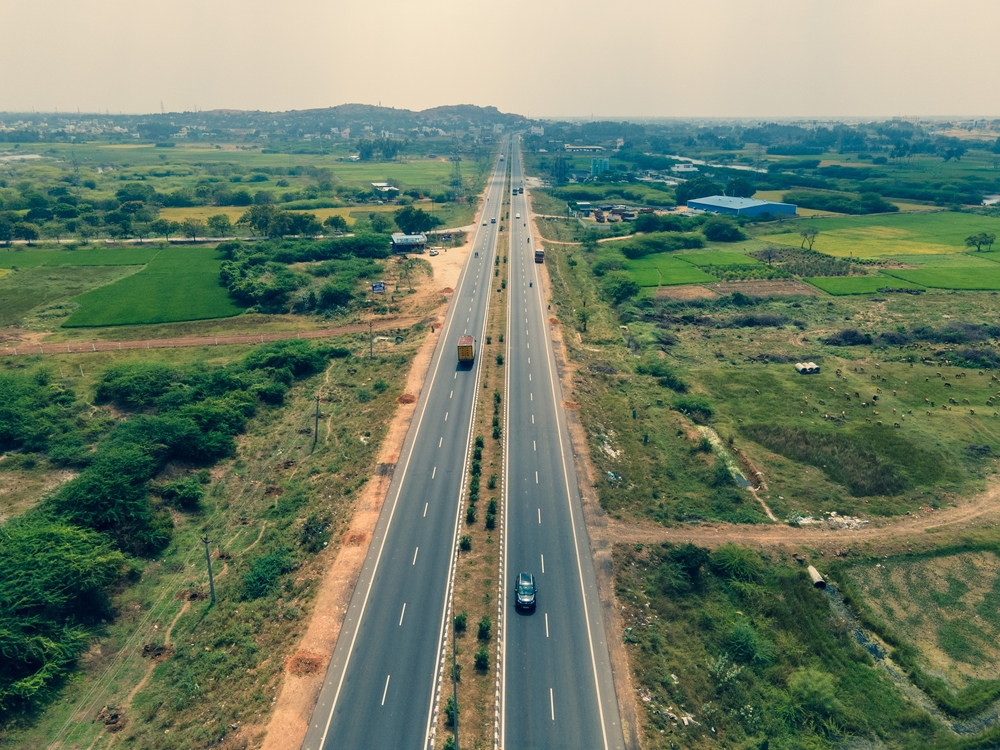
#> input picture Class Base Algorithm/Images/road_rural.jpg, 1000 x 750 px, found by its file name
$ python houghlinedetector.py
#> lines starting #> are read from the running program, lines starting #| are printed output that depends on the picture; after the words box and inside, x2 and y2 are one past the last pixel; in counts of white or black regions, pixels touching at a corner belong together
import cv2
import numpy as np
import matplotlib.pyplot as plt

class HoughLineDetector:
    def __init__(self, image_path, canny_threshold1=50, canny_threshold2=150, hough_threshold=150):
        """
        Hough Line Detector using standard Hough Transform (polar coordinates)
        """
#> called with image_path = 'images/road_rural.jpg', canny_threshold1 = 50, canny_threshold2 = 150, hough_threshold = 150
        self.image_path = image_path
        self.canny_threshold1 = canny_threshold1
        self.canny_threshold2 = canny_threshold2
        self.hough_threshold = hough_threshold

        # Load grayscale image
        self.image = cv2.imread(image_path, cv2.IMREAD_GRAYSCALE)
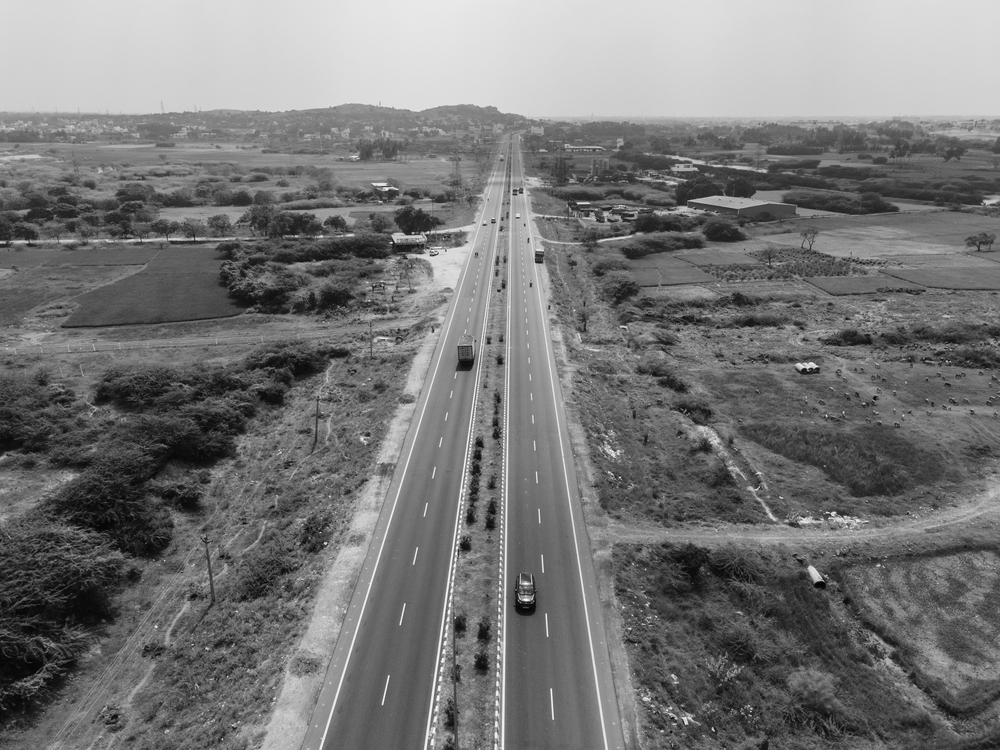
#> self.image: shape (750, 1000); min 3, max 252, mean 118
        if self.image is None:
            raise FileNotFoundError(f"Could not read image from '{image_path}'")
        self.edges = None
        self.lines = None
        self.color_image = cv2.cvtColor(self.image, cv2.COLOR_GRAY2BGR)

    # Step 1: Canny edge detection
    def detect_edges(self):
        self.edges = cv2.Canny(self.image, self.canny_threshold1, self.canny_threshold2)
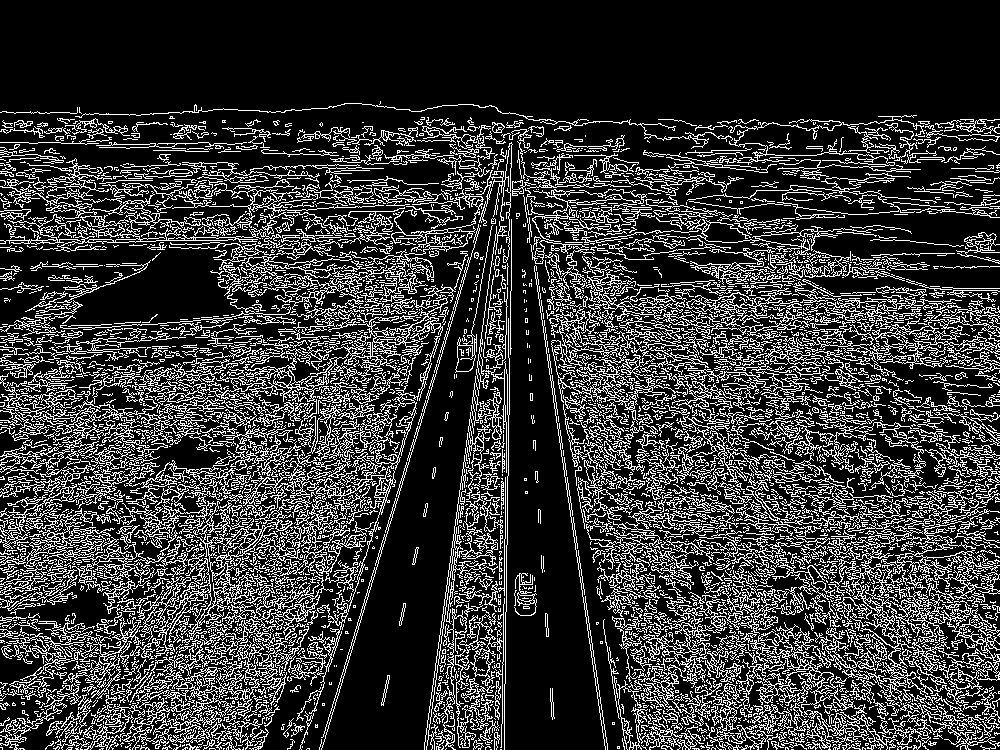
#> self.edges: shape (750, 1000); 21.8% white in thin lines or dots, all inside (x1, y1, x2, y2) = (0, 101, 1000, 750)

    # Step 2: Standard Hough Transform (polar coordinates)
    def detect_lines(self):
        if self.edges is None:
            self.detect_edges()
        self.lines = cv2.HoughLines(self.edges, rho=1, theta=np.pi/180, threshold=self.hough_threshold)

    # Step 3: Draw infinite-length lines (using ±1000 as in your snippet)
    def draw_lines(self):
        if self.lines is not None:
            for rho, theta in self.lines[:, 0]:
                a = np.cos(theta)
                b = np.sin(theta)
                x0 = a * rho
                y0 = b * rho

                # Endpoints far away
                x1 = int(x0 + 1000 * (-b))
                y1 = int(y0 + 1000 * (a))
                x2 = int(x0 - 1000 * (-b))
                y2 = int(y0 - 1000 * (a))

                cv2.line(self.color_image, (x1, y1), (x2, y2), (0, 0, 255), 2)
#> this loop made 21432 passes
#> (rho, theta, a, b, x0, y0, x1, y1) on passes 1 to 3: (-190, 2.36, -0.707, 0.707, 134.4, -134.4, -572, -841), (523, 0.14, 0.99, 0.139, 517.9, 72.79, 378, 1063), (535, 0.785, 0.707, 0.707, 378.3, 378.3, -328, 1085)
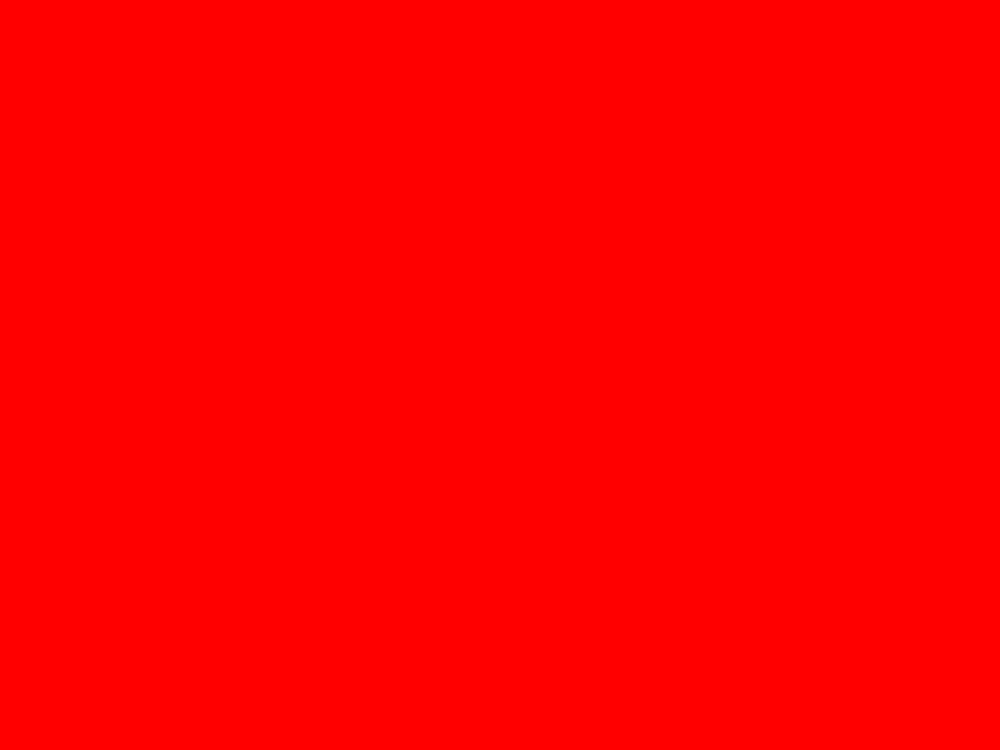
#> self.color_image: shape (750, 1000, 3); mean B, G, R 0, 0, 255

        # Display results
        plt.figure(figsize=(12, 8))
        plt.subplot(1, 2, 1)
        plt.imshow(self.edges, cmap='gray')
        plt.title('Canny Edges')
        plt.axis('off')

        plt.subplot(1, 2, 2)
        plt.imshow(cv2.cvtColor(self.color_image, cv2.COLOR_BGR2RGB))
        plt.title('Hough Line Transform')
        plt.axis('off')
        plt.show()
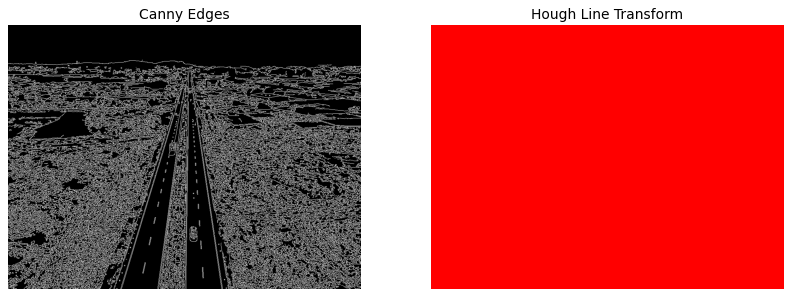
#> figure drawn by matplotlib, 2 panels

    # Full pipeline
    def process(self):
        self.detect_edges()
        self.detect_lines()
        self.draw_lines()


# -----------------------------
# Example usage
# -----------------------------
if __name__ == '__main__':
    image_path = 'images/road_rural.jpg'
    line_detector = HoughLineDetector(image_path)
    line_detector.process()
